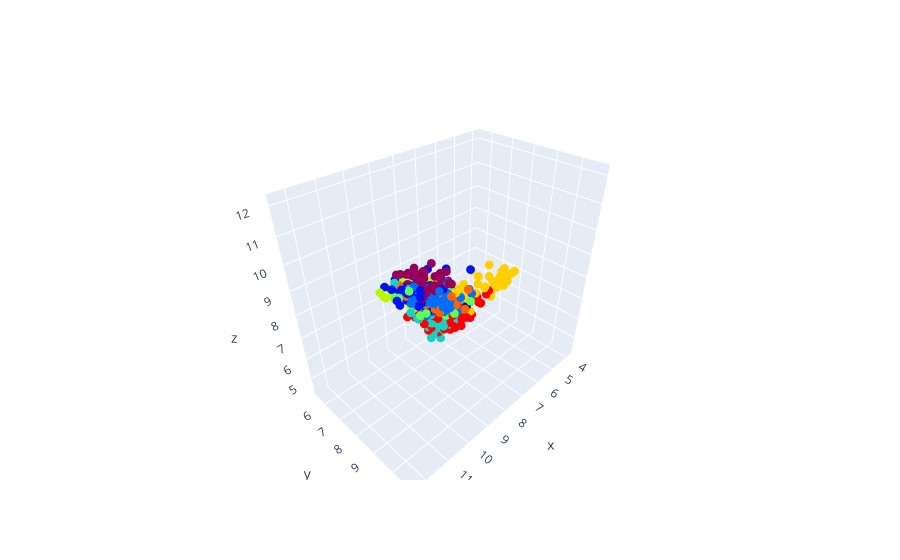

Notebook code cell kept with this figure:
### Code cell
model = MiniBatchKMeans(n_clusters=10)
X1 = X[:600,:]
X_plt=model.fit(X1).transform(X1)

Y_plt = y_train[:600]

scatter = {
    'mode':"markers",
    'name': "y",
    'type': "scatter3d",    
    'x': X_plt[:,0], 
    'y': X_plt[:,1], 
    'z': X_plt[:,2],
    'marker': {'size':3, 'color':Y_plt, 'colorscale':'Rainbow'}
}

fig = {'data':[scatter]}
py.iplot(fig)

### Figure 1 — Plotly figure (JSON) as saved in the notebook; plotly's stock layout.template omitted (floating-point values rounded to 4 significant figures; data arrays with more than 128 entries replaced by an {"elided": "..."} marker saying what was removed)
{"data": [{"marker": {"color": {"elided": "600 int values"}, "colorscale": [[0, "rgb(150,0,90)"], [0.125, "rgb(0,0,200)"], [0.25, "rgb(0,25,255)"], [0.375, "rgb(0,152,255)"], [0.5, "rgb(44,255,150)"], [0.625, "rgb(151,255,0)"], [0.75, "rgb(255,234,0)"], [0.875, "rgb(255,111,0)"], [1, "rgb(255,0,0)"]], "size": 3}, "mode": "markers", "name": "y", "type": "scatter3d", "x": {"elided": "600 float values"}, "y": {"elided": "600 float values"}, "z": {"elided": "600 float values"}}], "layout": {}}
